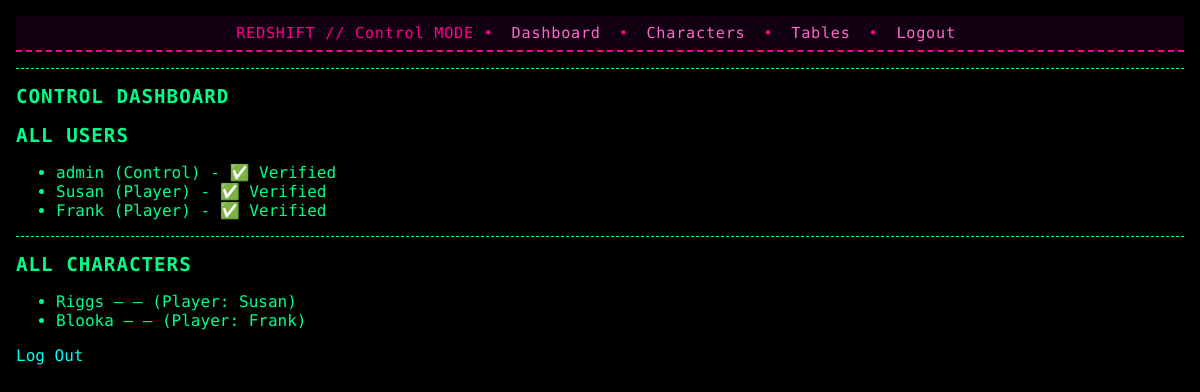
The page /dashboard (signed in) on the database its author committed.
### app/models.py (models this page shows)
class User(UserMixin, db.Model):
    id = db.Column(db.Integer, primary_key=True)
    username = db.Column(db.String(64), unique=True, nullable=False)
    email = db.Column(db.String(120), unique=True, nullable=False)
    password = db.Column(db.String(128), nullable=False)
    is_verified = db.Column(db.Boolean, default=False)
    role = db.Column(db.String(20), default='Player')  # 'Player' or 'Control'
    character = db.relationship("Character", backref="user", uselist=False)

class Character(db.Model):
    id = db.Column(db.Integer, primary_key=True)
    name = db.Column(db.String(64), nullable=False)
    position = db.Column(db.String(100))
    affiliation = db.Column(db.String(100))
    status = db.Column(db.String(50), default="Nominal")
    abilities = db.Column(db.PickleType, default=list)   # List of strings
    conditions = db.Column(db.PickleType, default=list)  # List of strings (empty at start)
    items = db.Column(db.PickleType, default=list)        # List of strings
    stats = db.Column(db.Text, default='{}')  # Optional, for other game logic
    user_id = db.Column(db.Integer, db.ForeignKey('user.id'))

### app/routes.py (the view)
@main_bp.route('/dashboard')
@login_required
def dashboard():
    if current_user.role == 'Control':
        from .models import User, Character
        all_users = User.query.all()
        all_characters = Character.query.all()
        return render_template('control_dashboard.html', users=all_users, characters=all_characters)
    else:
        return render_template('dashboard.html', character=current_user.character)

### app/models.py (called while the page is built)
@login_manager.user_loader
def load_user(user_id):
    return User.query.get(int(user_id))

### app/templates/control_dashboard.html
{% extends "base.html" %}
{% block content %}
<h1>Control Dashboard</h1>
<h2>All Users</h2>
<ul>
  {% for user in users %}
    <li>{{ user.username }} ({{ user.role }}) - {{ '✅ Verified' if user.is_verified else '❌ Unverified' }}</li>
  {% endfor %}
</ul>
<hr>
<h2>All Characters</h2>
<ul>
  {% for char in characters %}
    <li>{{ char.name }} – {{ char.species }} – {{ char.role }} (Player: {{ char.user.username }})</li>
  {% endfor %}
</ul>
<a href="{{ url_for('auth.logout') }}">Log Out</a>
{% endblock %}

### app/templates/base.html (shortened to what this page needs)
<!DOCTYPE html>
<html lang="en">
<head>
  <link rel="stylesheet" href="{{ url_for('static', filename='css/retro.css') }}">
</head>
<body>
    <div class="nav-bar {% if current_user.role == 'Control' %}control-nav{% else %}player-nav{% endif %}">
        REDSHIFT // {{ current_user.role if current_user.is_authenticated else "GUEST" }} MODE
        {% if current_user.is_authenticated %}
          • <a href="{{ url_for('main.dashboard') }}">Dashboard</a>
          {% if current_user.role == 'Control' %}
            • <a href="{{ url_for('main.dashboard') }}">Characters</a>
            • <a href="{{ url_for('main.control_data') }}">Tables</a>
          {% else %}
            • <a href="{{ url_for('main.claim_item') }}">Claim Item</a>
          {% endif %}
          • <a href="{{ url_for('auth.logout') }}">Logout</a>
        {% else %}
          • <a href="{{ url_for('auth.login') }}">Login</a>
          • <a href="{{ url_for('auth.register') }}">Register</a>
        {% endif %}
      </div>
      <hr>
  {% block content %}{% endblock %}
</body>
</html>

### app/static/css/retro.css (style rules this page uses)
body { background-color: #000; color: #00ff88; font-family: 'Share Tech Mono', monospace; margin: 0; padding: 1rem; }
a { color: #00ffee; text-decoration: none; }
h1, h2, label { text-transform: uppercase; letter-spacing: 1px; font-size: 1.2rem; }
hr { border: none; border-top: 1px dashed #00ff88; margin: 1rem 0; }
.nav-bar { font-family: 'Share Tech Mono', monospace; background-color: #001a11; color: #00ff88; padding: 0.5rem 1rem; text-align: center; border-bottom: 2px dashed #00ff88; font-size: 0.95rem; letter-spacing: 0.05em; }
.nav-bar a { color: #00ffee; margin: 0 0.5rem; text-decoration: none; }
.control-nav { background-color: #110011; color: #ff0088; border-bottom-color: #ff0088; }
.control-nav a { color: #ff66cc; }

### rows shown on the page
User: role "Control", username "admin", is_verified "✅ Verified"
User: username "Susan", role "Player", is_verified "✅ Verified"
User: username "Frank", role "Player", is_verified "✅ Verified"
Character: name "Riggs", user.username "Susan"
Character: name "Blooka", user.username "Frank"
